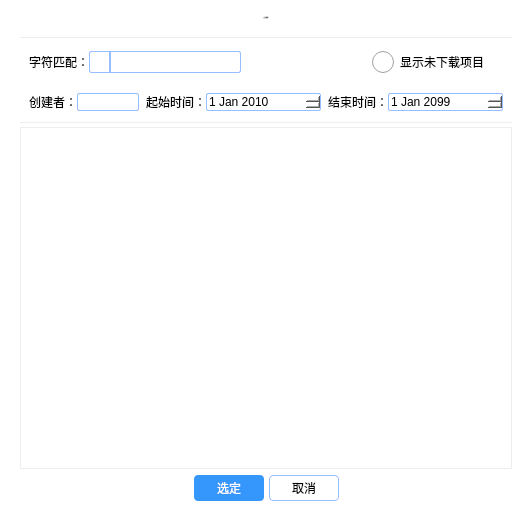
<?xml version="1.0" encoding="UTF-8"?>
<ui version="4.0">
 <class>selectContainer</class>
 <widget class="QDialog" name="selectContainer">
  <property name="geometry">
   <rect>
    <x>0</x>
    <y>0</y>
    <width>532</width>
    <height>507</height>
   </rect>
  </property>
  <property name="windowTitle">
   <string>项目选择框</string>
  </property>
  <property name="styleSheet">
   <string notr="true">#selectContainer
{
	background-color: rgb(255, 255, 255);
}
</string>
  </property>
  <layout class="QVBoxLayout" name="verticalLayout_2" stretch="1,0,1,1,0,10,1">
   <property name="spacing">
    <number>2</number>
   </property>
   <property name="leftMargin">
    <number>20</number>
   </property>
   <property name="topMargin">
    <number>0</number>
   </property>
   <property name="rightMargin">
    <number>20</number>
   </property>
   <property name="bottomMargin">
    <number>2</number>
   </property>
   <item>
    <widget class="QLabel" name="l_title">
     <property name="minimumSize">
      <size>
       <width>0</width>
       <height>35</height>
      </size>
     </property>
     <property name="font">
      <font>
       <family>黑体</family>
       <pointsize>-1</pointsize>
       <weight>50</weight>
       <italic>false</italic>
       <bold>false</bold>
      </font>
     </property>
     <property name="styleSheet">
      <string notr="true">font: 18px &quot;黑体&quot;;</string>
     </property>
     <property name="text">
      <string>项目选择框</string>
     </property>
     <property name="alignment">
      <set>Qt::AlignCenter</set>
     </property>
    </widget>
   </item>
   <item>
    <widget class="Line" name="line">
     <property name="styleSheet">
      <string notr="true">border-top: 1px solid rgb(238, 238, 238); </string>
     </property>
     <property name="orientation">
      <enum>Qt::Horizontal</enum>
     </property>
    </widget>
   </item>
   <item>
    <widget class="QWidget" name="widget_2" native="true">
     <layout class="QHBoxLayout" name="horizontalLayout">
      <property name="spacing">
       <number>0</number>
      </property>
      <item>
       <widget class="QLabel" name="l_serch">
        <property name="styleSheet">
         <string notr="true">font: 12px &quot;黑体&quot;;</string>
        </property>
        <property name="text">
         <string>字符匹配：</string>
        </property>
       </widget>
      </item>
      <item>
       <widget class="QToolButton" name="btn_filterPattern">
        <property name="sizePolicy">
         <sizepolicy hsizetype="Fixed" vsizetype="Preferred">
          <horstretch>0</horstretch>
          <verstretch>0</verstretch>
         </sizepolicy>
        </property>
        <property name="cursor">
         <cursorShape>PointingHandCursor</cursorShape>
        </property>
        <property name="styleSheet">
         <string notr="true">QToolButton
{
	border:1px solid rgb(149, 191, 255);
	background-color: rgb(255, 255, 255);
	border-top-left-radius:2px;
	border-bottom-left-radius:2px;
	border-top-right-radius:0px;
	border-bottom-right-radius:0px;
}

QToolButton::menu-indicator 
{
    image: none;
}</string>
        </property>
        <property name="icon">
         <iconset resource="../resource.qrc">
          <normaloff>:/image/image/downArrow_toolButton.png</normaloff>:/image/image/downArrow_toolButton.png</iconset>
        </property>
       </widget>
      </item>
      <item>
       <widget class="QLineEdit" name="le_filterText">
        <property name="sizePolicy">
         <sizepolicy hsizetype="Expanding" vsizetype="Preferred">
          <horstretch>0</horstretch>
          <verstretch>0</verstretch>
         </sizepolicy>
        </property>
        <property name="styleSheet">
         <string notr="true">border:1px solid rgb(149, 191, 255);
background-color: rgb(255, 255, 255);
border-top-right-radius:2px;
border-bottom-right-radius:2px;
border-top-left-radius:0px;
border-bottom-left-radius:0px;</string>
        </property>
        <property name="inputMask">
         <string/>
        </property>
       </widget>
      </item>
      <item>
       <spacer name="horizontalSpacer_3">
        <property name="orientation">
         <enum>Qt::Horizontal</enum>
        </property>
        <property name="sizeHint" stdset="0">
         <size>
          <width>40</width>
          <height>20</height>
         </size>
        </property>
       </spacer>
      </item>
      <item>
       <widget class="QRadioButton" name="rb_showType">
        <property name="sizePolicy">
         <sizepolicy hsizetype="Expanding" vsizetype="Preferred">
          <horstretch>0</horstretch>
          <verstretch>0</verstretch>
         </sizepolicy>
        </property>
        <property name="cursor">
         <cursorShape>PointingHandCursor</cursorShape>
        </property>
        <property name="styleSheet">
         <string notr="true">QRadioButton
{
	font: 12px &quot;黑体&quot;;
	outline:0px;
}
QRadioButton::indicator
{
	width: 22px;
    height: 22px;
}

QRadioButton::indicator:unchecked
{
	image:url(:/image/image/switch_off.png);
}

QRadioButton::indicator:checked
{
	image:url(:/image/image/switch_on.png);
}
</string>
        </property>
        <property name="text">
         <string>显示未下载项目</string>
        </property>
       </widget>
      </item>
     </layout>
    </widget>
   </item>
   <item>
    <widget class="QWidget" name="w_filter" native="true">
     <property name="styleSheet">
      <string notr="true">QDateEdit{
	border:1px solid rgb(149, 191, 255);
	border-radius:2px;
	background-color: rgb(255, 255, 255);
}

QDateEdit::down-arrow
{
	image:none;
}

QDateEdit::drop-down {
	width: 20px;
	image:url(:/image/image/calender.png);
	background-color: rgb(255, 255, 255);
}
</string>
     </property>
     <layout class="QHBoxLayout" name="horizontalLayout_3">
      <property name="spacing">
       <number>0</number>
      </property>
      <item>
       <widget class="QLabel" name="l_createUser">
        <property name="styleSheet">
         <string notr="true">font: 12px &quot;黑体&quot;;</string>
        </property>
        <property name="text">
         <string>创建者：</string>
        </property>
       </widget>
      </item>
      <item>
       <widget class="QComboBox" name="cbb_createUser">
        <property name="sizePolicy">
         <sizepolicy hsizetype="Preferred" vsizetype="Preferred">
          <horstretch>0</horstretch>
          <verstretch>0</verstretch>
         </sizepolicy>
        </property>
        <property name="minimumSize">
         <size>
          <width>60</width>
          <height>0</height>
         </size>
        </property>
        <property name="styleSheet">
         <string notr="true">QComboBox
{
	border:1px solid rgb(149, 191, 255);
	border-radius:2px;
	background-color: rgb(255, 255, 255);
}

QComboBox:hover{
	border:1px solid rgb(93, 193, 252);
}

QComboBox::drop-down 
{
	border:none;
}

QComboBox::down-arrow 
{
    width: 9px;  
    height: 9px;   
    image: url(:/image/image/downArrow_toolButton.png);
}

QComboBox QAbstractItemView 
{
    outline: 0px solid gray;  /*取消选中虚线*/
    border: 1px solid rgb(31,156,220);  
    background-color: white;   
    selection-background-color: #1E90FF;   
}</string>
        </property>
        <property name="editable">
         <bool>true</bool>
        </property>
        <property name="currentIndex">
         <number>-1</number>
        </property>
       </widget>
      </item>
      <item>
       <widget class="QLabel" name="l_span_2">
        <property name="text">
         <string/>
        </property>
       </widget>
      </item>
      <item>
       <widget class="QLabel" name="l_from">
        <property name="sizePolicy">
         <sizepolicy hsizetype="Fixed" vsizetype="Preferred">
          <horstretch>0</horstretch>
          <verstretch>0</verstretch>
         </sizepolicy>
        </property>
        <property name="styleSheet">
         <string notr="true">font: 12px &quot;黑体&quot;;</string>
        </property>
        <property name="text">
         <string>起始时间：</string>
        </property>
       </widget>
      </item>
      <item>
       <widget class="QDateEdit" name="de_fromDate">
        <property name="sizePolicy">
         <sizepolicy hsizetype="Expanding" vsizetype="Preferred">
          <horstretch>0</horstretch>
          <verstretch>0</verstretch>
         </sizepolicy>
        </property>
        <property name="cursor">
         <cursorShape>PointingHandCursor</cursorShape>
        </property>
        <property name="styleSheet">
         <string notr="true"/>
        </property>
        <property name="dateTime">
         <datetime>
          <hour>0</hour>
          <minute>0</minute>
          <second>0</second>
          <year>2010</year>
          <month>1</month>
          <day>1</day>
         </datetime>
        </property>
        <property name="maximumDateTime">
         <datetime>
          <hour>23</hour>
          <minute>59</minute>
          <second>59</second>
          <year>2099</year>
          <month>12</month>
          <day>31</day>
         </datetime>
        </property>
        <property name="minimumDateTime">
         <datetime>
          <hour>0</hour>
          <minute>0</minute>
          <second>0</second>
          <year>2000</year>
          <month>1</month>
          <day>1</day>
         </datetime>
        </property>
       </widget>
      </item>
      <item>
       <widget class="QLabel" name="l_span">
        <property name="text">
         <string/>
        </property>
       </widget>
      </item>
      <item>
       <widget class="QLabel" name="l_to">
        <property name="sizePolicy">
         <sizepolicy hsizetype="Fixed" vsizetype="Preferred">
          <horstretch>0</horstretch>
          <verstretch>0</verstretch>
         </sizepolicy>
        </property>
        <property name="styleSheet">
         <string notr="true">font: 12px &quot;黑体&quot;;</string>
        </property>
        <property name="text">
         <string>结束时间：</string>
        </property>
       </widget>
      </item>
      <item>
       <widget class="QDateEdit" name="de_toDate">
        <property name="sizePolicy">
         <sizepolicy hsizetype="Expanding" vsizetype="Preferred">
          <horstretch>0</horstretch>
          <verstretch>0</verstretch>
         </sizepolicy>
        </property>
        <property name="cursor">
         <cursorShape>PointingHandCursor</cursorShape>
        </property>
        <property name="dateTime">
         <datetime>
          <hour>0</hour>
          <minute>0</minute>
          <second>0</second>
          <year>2099</year>
          <month>1</month>
          <day>1</day>
         </datetime>
        </property>
        <property name="maximumDateTime">
         <datetime>
          <hour>23</hour>
          <minute>59</minute>
          <second>59</second>
          <year>2099</year>
          <month>12</month>
          <day>31</day>
         </datetime>
        </property>
        <property name="minimumDateTime">
         <datetime>
          <hour>0</hour>
          <minute>0</minute>
          <second>0</second>
          <year>2000</year>
          <month>1</month>
          <day>1</day>
         </datetime>
        </property>
       </widget>
      </item>
     </layout>
    </widget>
   </item>
   <item>
    <widget class="Line" name="line_2">
     <property name="styleSheet">
      <string notr="true">border-top: 1px solid rgb(238, 238, 238); </string>
     </property>
     <property name="orientation">
      <enum>Qt::Horizontal</enum>
     </property>
    </widget>
   </item>
   <item>
    <widget class="QTreeView" name="tv_prj">
     <property name="styleSheet">
      <string notr="true">QHeaderView::section { 
	height:25px;
	color:#505050;
	background:white;
	border:none;
}
QTreeView {
	background-color: rgb(255, 255, 255);
 	alternate-background-color: rgb(243, 244, 246);
	border:1px solid #eeeeee;
	show-decoration-selected:1;
}
QTreeView::item{
	border:none;
}
QTreeView::item:hover {
    background: rgb(234, 242, 255);
}
QTreeView::item:selected{
	background: #1E90FF;
}</string>
     </property>
     <property name="editTriggers">
      <set>QAbstractItemView::NoEditTriggers</set>
     </property>
    </widget>
   </item>
   <item>
    <widget class="QWidget" name="widget" native="true">
     <property name="minimumSize">
      <size>
       <width>20</width>
       <height>23</height>
      </size>
     </property>
     <property name="styleSheet">
      <string notr="true"/>
     </property>
     <layout class="QHBoxLayout" name="horizontalLayout_2">
      <property name="spacing">
       <number>5</number>
      </property>
      <property name="leftMargin">
       <number>4</number>
      </property>
      <property name="topMargin">
       <number>4</number>
      </property>
      <property name="rightMargin">
       <number>4</number>
      </property>
      <property name="bottomMargin">
       <number>4</number>
      </property>
      <item>
       <spacer name="horizontalSpacer">
        <property name="orientation">
         <enum>Qt::Horizontal</enum>
        </property>
        <property name="sizeHint" stdset="0">
         <size>
          <width>40</width>
          <height>20</height>
         </size>
        </property>
       </spacer>
      </item>
      <item>
       <widget class="QPushButton" name="pushButton_ok">
        <property name="sizePolicy">
         <sizepolicy hsizetype="Minimum" vsizetype="Preferred">
          <horstretch>0</horstretch>
          <verstretch>0</verstretch>
         </sizepolicy>
        </property>
        <property name="minimumSize">
         <size>
          <width>70</width>
          <height>0</height>
         </size>
        </property>
        <property name="cursor">
         <cursorShape>PointingHandCursor</cursorShape>
        </property>
        <property name="styleSheet">
         <string notr="true">QPushButton{
	font: 12px &quot;黑体&quot;;
	color: rgb(255, 255, 255);
	background-color: rgb(53, 150, 251);
	border:none;
	border-radius:4px;
}
QPushButton:hover{
	background-color: rgb(75, 175, 255);
}
</string>
        </property>
        <property name="text">
         <string>选定</string>
        </property>
       </widget>
      </item>
      <item>
       <widget class="QPushButton" name="pushButton_cancel">
        <property name="sizePolicy">
         <sizepolicy hsizetype="Fixed" vsizetype="Preferred">
          <horstretch>0</horstretch>
          <verstretch>0</verstretch>
         </sizepolicy>
        </property>
        <property name="minimumSize">
         <size>
          <width>70</width>
          <height>0</height>
         </size>
        </property>
        <property name="cursor">
         <cursorShape>PointingHandCursor</cursorShape>
        </property>
        <property name="styleSheet">
         <string notr="true">QPushButton{
	font: 12px &quot;黑体&quot;;
	background-color: rgb(255, 255, 255);
	border:1px solid rgb(149, 191, 255);
	border-radius:4px;
}
QPushButton:hover{
	border:1px solid rgb(93, 193, 252);
}
</string>
        </property>
        <property name="text">
         <string>取消</string>
        </property>
       </widget>
      </item>
      <item>
       <spacer name="horizontalSpacer_2">
        <property name="orientation">
         <enum>Qt::Horizontal</enum>
        </property>
        <property name="sizeHint" stdset="0">
         <size>
          <width>40</width>
          <height>20</height>
         </size>
        </property>
       </spacer>
      </item>
     </layout>
    </widget>
   </item>
  </layout>
 </widget>
 <resources>
  <include location="../resource.qrc"/>
 </resources>
 <connections/>
</ui>
